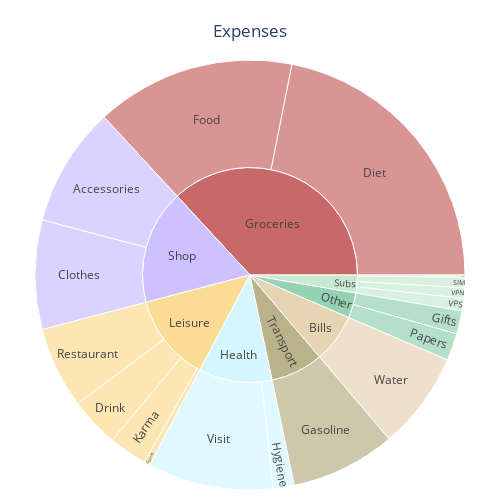

Notebook source saved alongside this figure:
### Markdown cell above
### Detail Expenses January 2025

### Code cell
df_expenses = FinCalc.calc_expenses(df_year_cashflow[ df_year_cashflow.index.month == 3 ])
df_expenses["Qty"] = df_expenses.Qty.abs() # sunburst does not understand negative values
fig = FinPlot.plot_expenses_donut(df_expenses)
fig.show()

### Figure 1 — Plotly figure (JSON) as saved in the notebook; plotly's stock layout.template omitted (floating-point values rounded to 4 significant figures)
{"data": [{"branchvalues": "total", "customdata": [["Transport"], ["Shop"], ["Groceries"], ["Leisure"], ["Groceries"], ["Bills"], ["Health"], ["Leisure"], ["Other"], ["Health"], ["Subs"], ["Shop"], ["Bills"], ["Leisure"], ["Other"], ["Transport"], ["Subs"], ["Leisure"], ["Subs"], ["Subs"], ["Other"], ["Health"], ["Groceries"], ["Leisure"], ["Shop"], ["Subs"]], "domain": {"x": [0, 1], "y": [0, 1]}, "hovertemplate": "labels=%{label}<br>Qty=%{value}<br>parent=%{parent}<br>id=%{id}<br>Category=%{customdata[0]}<extra></extra>", "ids": ["Transport/Gasoline", "Shop", "Groceries/Diet", "Leisure", "Groceries", "Bills", "Health/Hygiene", "Leisure/Karma", "Other/Papers", "Health/Visit", "Subs/VPN", "Shop/Clothes", "Bills/Water", "Leisure/Restaurant", "Other", "Transport", "Subs", "Leisure/Games", "Subs/VPS", "Subs/SIM", "Other/Gifts", "Health", "Groceries/Food", "Leisure/Drink", "Shop/Accessories", "Subs/Bank"], "labels": ["Gasoline", "Shop", "Diet", "Leisure", "Groceries", "Bills", "Hygiene", "Karma", "Papers", "Visit", "VPN", "Clothes", "Water", "Restaurant", "Other", "Transport", "Subs", "Games", "VPS", "SIM", "Gifts", "Health", "Food", "Drink", "Accessories", "Bank"], "marker": {"colors": ["#B9B28A", "#CDC1FF", "#C96868", "#FCDC94", "#C96868", "#E7D4B5", "#D4F6FF", "#FCDC94", "#95D2B3", "#D4F6FF", "#C9E9D2", "#CDC1FF", "#E7D4B5", "#FCDC94", "#95D2B3", "#B9B28A", "#C9E9D2", "#FCDC94", "#C9E9D2", "#C9E9D2", "#95D2B3", "#D4F6FF", "#C96868", "#FCDC94", "#CDC1FF", "#C9E9D2"]}, "name": "", "parents": ["Transport", "", "Groceries", "", "", "", "Health", "Leisure", "Other", "Health", "Subs", "Shop", "Bills", "Leisure", "", "", "", "Leisure", "Subs", "Subs", "Other", "", "Groceries", "Leisure", "Shop", "Subs"], "type": "sunburst", "values": [50.01, 109.0, 138.5, 83.4, 233.5, 46.44, 10, 18.25, 13, 60, 5, 51.98, 46.44, 38.8, 24, 50.01, 16.94, 2.75, 5.94, 5, 11, 70, 94.97, 23.6, 57.07, 1]}], "layout": {"height": 500, "legend": {"tracegroupgap": 0}, "margin": {"b": 10, "l": 10, "r": 10, "t": 60}, "title": {"text": "Expenses", "x": 0.5, "y": 0.95}, "width": 500}}
